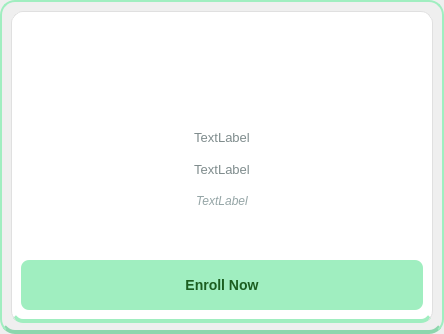
<?xml version="1.0" encoding="UTF-8"?>
<ui version="4.0">
 <class>enrollclass</class>
 <widget class="QWidget" name="enrollclass">
  <property name="geometry">
   <rect>
    <x>0</x>
    <y>0</y>
    <width>444</width>
    <height>334</height>
   </rect>
  </property>
  <property name="windowTitle">
   <string>Form</string>
  </property>
  <property name="styleSheet">
   <string notr="true">.QWidget {
 
    border: 2px solid #a0eec0; 
    border-radius: 15px;      
    border-bottom: 4px solid #8dd6ad; 
}

.QWidget:hover {
  
    border-color: #ff8591;     
}</string>
  </property>
  <layout class="QVBoxLayout" name="verticalLayout_2">
   <item>
    <widget class="QFrame" name="frame">
     <property name="styleSheet">
      <string notr="true">.QFrame {
    background-color: #ffffff;
    border: 1px solid #e0e0e0;
    border-bottom: 4px solid #a0eec0; /* The &quot;3D&quot; depth effect */
    border-radius: 12px;
}

.QFrame:hover {
    background-color: #f9fffb;
    border-color: #a0eec0;
}</string>
     </property>
     <property name="frameShape">
      <enum>QFrame::Shape::StyledPanel</enum>
     </property>
     <property name="frameShadow">
      <enum>QFrame::Shadow::Raised</enum>
     </property>
     <layout class="QVBoxLayout" name="verticalLayout_3">
      <item>
       <layout class="QVBoxLayout" name="verticalLayout">
        <item>
         <widget class="QLabel" name="tuitionName">
          <property name="styleSheet">
           <string notr="true">font-size: 16px;
    font-weight: bold;
    color: #2c3e50;
    background: transparent;</string>
          </property>
          <property name="text">
           <string/>
          </property>
          <property name="alignment">
           <set>Qt::AlignmentFlag::AlignCenter</set>
          </property>
         </widget>
        </item>
        <item>
         <widget class="QLabel" name="tuitionid">
          <property name="styleSheet">
           <string notr="true">font-size: 13px;
    color: #7f8c8d;
    background: transparent;</string>
          </property>
          <property name="text">
           <string/>
          </property>
          <property name="alignment">
           <set>Qt::AlignmentFlag::AlignCenter</set>
          </property>
         </widget>
        </item>
        <item>
         <spacer name="verticalSpacer">
          <property name="orientation">
           <enum>Qt::Orientation::Vertical</enum>
          </property>
          <property name="sizeType">
           <enum>QSizePolicy::Policy::Preferred</enum>
          </property>
          <property name="sizeHint" stdset="0">
           <size>
            <width>20</width>
            <height>40</height>
           </size>
          </property>
         </spacer>
        </item>
        <item>
         <widget class="QLabel" name="teachername">
          <property name="styleSheet">
           <string notr="true">font-size: 13px;
    color: #7f8c8d;
    background: transparent;</string>
          </property>
          <property name="text">
           <string>TextLabel</string>
          </property>
          <property name="alignment">
           <set>Qt::AlignmentFlag::AlignCenter</set>
          </property>
         </widget>
        </item>
        <item>
         <widget class="QLabel" name="Schedule">
          <property name="styleSheet">
           <string notr="true">font-size: 13px;
    color: #7f8c8d;
    background: transparent;</string>
          </property>
          <property name="text">
           <string>TextLabel</string>
          </property>
          <property name="alignment">
           <set>Qt::AlignmentFlag::AlignCenter</set>
          </property>
         </widget>
        </item>
        <item>
         <widget class="QLabel" name="Description">
          <property name="styleSheet">
           <string notr="true">font-size: 12px;
    color: #95a5a6;
    font-style: italic;
    background: transparent;</string>
          </property>
          <property name="text">
           <string>TextLabel</string>
          </property>
          <property name="alignment">
           <set>Qt::AlignmentFlag::AlignCenter</set>
          </property>
         </widget>
        </item>
        <item>
         <spacer name="verticalSpacer_2">
          <property name="orientation">
           <enum>Qt::Orientation::Vertical</enum>
          </property>
          <property name="sizeType">
           <enum>QSizePolicy::Policy::Fixed</enum>
          </property>
          <property name="sizeHint" stdset="0">
           <size>
            <width>20</width>
            <height>40</height>
           </size>
          </property>
         </spacer>
        </item>
        <item>
         <widget class="QPushButton" name="enrollnowbutton">
          <property name="minimumSize">
           <size>
            <width>0</width>
            <height>50</height>
           </size>
          </property>
          <property name="styleSheet">
           <string notr="true">QPushButton#enrollnowbutton {
    background-color: #a0eec0;
    color: #1b5e20;
    font-weight: bold;
    font-size: 14px;
    border: none;
    border-radius: 8px;
    padding: 8px 16px;
}

QPushButton#enrollnowbutton:hover {
    background-color: #8dd6ad;
    color: #000000;
}

QPushButton#enrollnowbutton:pressed {
    background-color: #79c49a;
    padding-top: 10px; 
}

/* Style for when the button is disabled after enrollment */
QPushButton#enrollnowbutton:disabled {
    background-color: #e0e0e0;
    color: #9e9e9e;
}</string>
          </property>
          <property name="text">
           <string>Enroll Now</string>
          </property>
         </widget>
        </item>
       </layout>
      </item>
     </layout>
    </widget>
   </item>
  </layout>
 </widget>
 <resources/>
 <connections/>
</ui>
